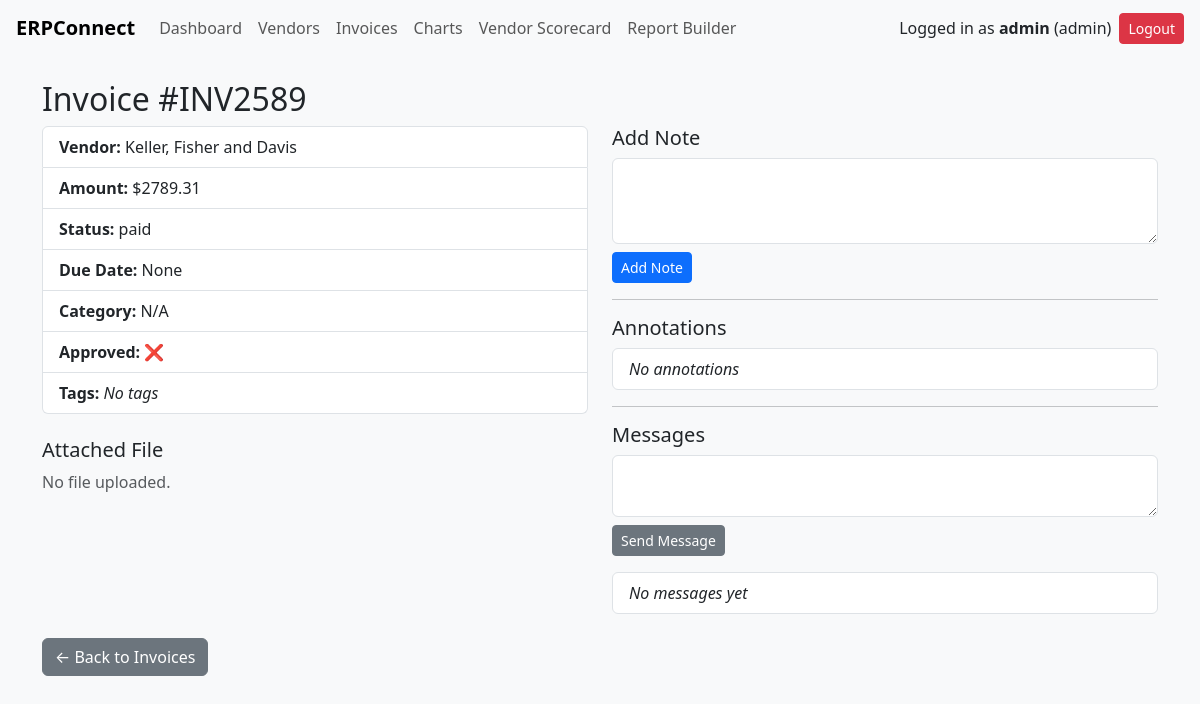
Screenshot of /invoice/4 (signed in) with the database file from the repository.
### app/models.py (models this page shows)
class User(db.Model, UserMixin):
    id = db.Column(db.Integer, primary_key=True)
    username = db.Column(db.String(100), unique=True, nullable=False)
    password = db.Column(db.String(200), nullable=False)
    role = db.Column(db.String(20), nullable=False, default='viewer')

class Invoice(db.Model):
    id = db.Column(db.Integer, primary_key=True)
    invoice_number = db.Column(db.String(100), nullable=False)
    vendor_id = db.Column(db.Integer, db.ForeignKey('vendor.id'), nullable=False)
    amount = db.Column(db.Float, nullable=False)
    status = db.Column(db.String(50), default='unpaid')
    category = db.Column(db.String(100))
    tags = db.relationship('InvoiceTag', backref='invoice', lazy=True)
    due_date = db.Column(db.Date)
    upload_path = db.Column(db.String(300))
    created_at = db.Column(db.DateTime, default=datetime.utcnow)
    approved = db.Column(db.Boolean, default=False)
    annotations = db.relationship('InvoiceAnnotation', backref='invoice', lazy=True)
    messages = db.relationship('InvoiceMessage', backref='invoice', lazy=True)

class Vendor(db.Model):
    id = db.Column(db.Integer, primary_key=True)
    name = db.Column(db.String(150), nullable=False)
    contact_info = db.Column(db.String(150))
    address = db.Column(db.String(200))
    status = db.Column(db.String(50), default='active')
    created_at = db.Column(db.DateTime, default=datetime.utcnow)
    invoices = db.relationship('Invoice', backref='vendor', lazy=True)
    messages = db.relationship('VendorMessage', backref='vendor', lazy=True)

### app/routes.py (the view)
@main.route('/invoice/<int:invoice_id>')
@login_required
def view_invoice(invoice_id):
    invoice = Invoice.query.get_or_404(invoice_id)
    annotation_form = InvoiceAnnotationForm()
    message_form = InvoiceMessageForm()
    return render_template('invoice_detail.html', invoice=invoice, annotation_form=annotation_form, message_form=message_form)

### app/forms.py
class InvoiceAnnotationForm(FlaskForm):
    content = TextAreaField('Annotation', validators=[DataRequired()])
    submit = SubmitField('Add Note')

class InvoiceMessageForm(FlaskForm):
    message = TextAreaField('Message', validators=[DataRequired()])
    submit = SubmitField('Send Message')

### app/__init__.py (called while the page is built)
def create_app():
    app = Flask(__name__)
    app.config['SECRET_KEY'] = 'supersecretkey'
    app.config['SQLALCHEMY_DATABASE_URI'] = 'sqlite:///erpconnect.db'
    app.config['SQLALCHEMY_TRACK_MODIFICATIONS'] = False
    app.config['UPLOAD_FOLDER'] = os.path.join('app', 'static', 'uploads')
    db.init_app(app)
    login_manager.init_app(app)
    csrf.init_app(app)
    Migrate(app, db)
    from .models import User
    @login_manager.user_loader
    def load_user(user_id):
        return User.query.get(int(user_id))
    login_manager.login_view = 'auth.login'
    from .routes import main as main_blueprint
    from .auth import auth as auth_blueprint
    app.register_blueprint(main_blueprint)
    app.register_blueprint(auth_blueprint)
    from .scheduler import start_scheduler
    start_scheduler()
    return app

### app/templates/invoice_detail.html (shortened to what this page needs)
{% extends "layout.html" %}
{% block content %}
<h2>Invoice #{{ invoice.invoice_number }}</h2>
<div class="row">
  <div class="col-md-6">
    <ul class="list-group mb-4">
      <li class="list-group-item"><strong>Vendor:</strong> {{ invoice.vendor.name }}</li>
      <li class="list-group-item"><strong>Amount:</strong> ${{ invoice.amount }}</li>
      <li class="list-group-item"><strong>Status:</strong> {{ invoice.status }}</li>
      <li class="list-group-item"><strong>Due Date:</strong> {{ invoice.due_date }}</li>
      <li class="list-group-item"><strong>Category:</strong> {{ invoice.category or 'N/A' }}</li>
      <li class="list-group-item"><strong>Approved:</strong> {{ '✅' if invoice.approved else '❌' }}</li>
      <li class="list-group-item"><strong>Tags:</strong>
        {% for tag in invoice.tags %}
          <span class="badge bg-secondary me-1">{{ tag.tag }}</span>
        {% else %}
          <em>No tags</em>
        {% endfor %}
      </li>
    </ul>
    <h5>Attached File</h5>
    {% if invoice.upload_path %}
      <embed src="{{ url_for('static', filename='uploads/' ~ invoice.upload_path.split('/')[-1]) }}"
             type="application/pdf" width="100%" height="400px" />
      <a href="{{ url_for('static', filename='uploads/' ~ invoice.upload_path.split('/')[-1]) }}"
         class="btn btn-outline-secondary mt-2" download>Download PDF</a>
    {% else %}
      <p class="text-muted">No file uploaded.</p>
    {% endif %}
  </div>
  <div class="col-md-6">
    <h5>Add Note</h5>
    <form method="POST" action="{{ url_for('main.add_annotation', invoice_id=invoice.id) }}">
      {{ annotation_form.content(class="form-control mb-2", rows=3) }}
      {{ annotation_form.submit(class="btn btn-sm btn-primary") }}
    </form>
    <hr>
    <h5>Annotations</h5>
    <ul class="list-group">
      {% for note in invoice.annotations %}
        <li class="list-group-item">
          <small class="text-muted">{{ note.created_at.strftime('%Y-%m-%d') }}</small><br />
          {{ note.content }}
        </li>
      {% else %}
        <li class="list-group-item"><em>No annotations</em></li>
      {% endfor %}
    </ul>
    <hr>
    <h5>Messages</h5>
    <form method="POST" action="{{ url_for('main.add_invoice_message', invoice_id=invoice.id) }}">
      {{ message_form.message(class="form-control mb-2", rows=2) }}
      {{ message_form.submit(class="btn btn-sm btn-secondary") }}
    </form>
    <ul class="list-group mt-3">
      {% for msg in invoice.messages %}
        <li class="list-group-item">
          <strong>{{ msg.sender }}</strong>
          <small class="text-muted float-end">{{ msg.created_at.strftime('%Y-%m-%d') }}</small>
          <br />{{ msg.message }}
        </li>
      {% else %}
        <li class="list-group-item"><em>No messages yet</em></li>
      {% endfor %}
    </ul>
  </div>
</div>
<a href="{{ url_for('main.invoices') }}" class="btn btn-secondary mt-4">← Back to Invoices</a>
{% endblock %}

### app/templates/layout.html (shortened to what this page needs)
<!DOCTYPE html>
<html lang="en">
<head>
  <link rel="stylesheet" href="https://cdn.jsdelivr.net/npm/bootstrap@5.3.0/dist/css/bootstrap.min.css" />
  <link rel="stylesheet" href="{{ url_for('static', filename='css/styles.css') }}" />
</head>
<body>
  <nav class="navbar navbar-expand-lg navbar-light bg-light px-3">
    <a class="navbar-brand fw-bold" href="{{ url_for('main.home') }}">ERPConnect</a>
    {% if current_user.is_authenticated %}
    <ul class="navbar-nav me-auto">
      <li class="nav-item"><a class="nav-link" href="{{ url_for('main.home') }}">Dashboard</a></li>
      {% if current_user.role == 'admin' %}
      <li class="nav-item"><a class="nav-link" href="{{ url_for('main.vendors') }}">Vendors</a></li>
      <li class="nav-item"><a class="nav-link" href="{{ url_for('main.invoices') }}">Invoices</a></li>
      <li class="nav-item"><a class="nav-link" href="{{ url_for('main.dashboard_charts') }}">Charts</a></li>
      <li class="nav-item"><a class="nav-link" href="{{ url_for('main.vendor_scorecard') }}">Vendor Scorecard</a></li>
      <li class="nav-item"><a class="nav-link" href="{{ url_for('main.report_builder') }}">Report Builder</a></li>
      {% endif %}
    </ul>
    <div class="ms-auto d-flex align-items-center">
      <span class="me-2">Logged in as <strong>{{ current_user.username }}</strong> ({{ current_user.role }})</span>
      <a href="{{ url_for('auth.logout') }}" class="btn btn-sm btn-danger">Logout</a>
    </div>
    {% endif %}
  </nav>
  <div class="container mt-4">
    {% block content %}{% endblock %}
  </div>
</body>
</html>

### app/static/css/styles.css (style rules this page uses)
body { background-color: #f8f9fa; }

### rows the page displays
User: username "admin", role "admin"
Invoice: invoice_number "INV2589", amount "2789.31", status "paid", due_date "None", category "N/A", approved "❌"
Vendor: vendor.name "Keller, Fisher and Davis"
